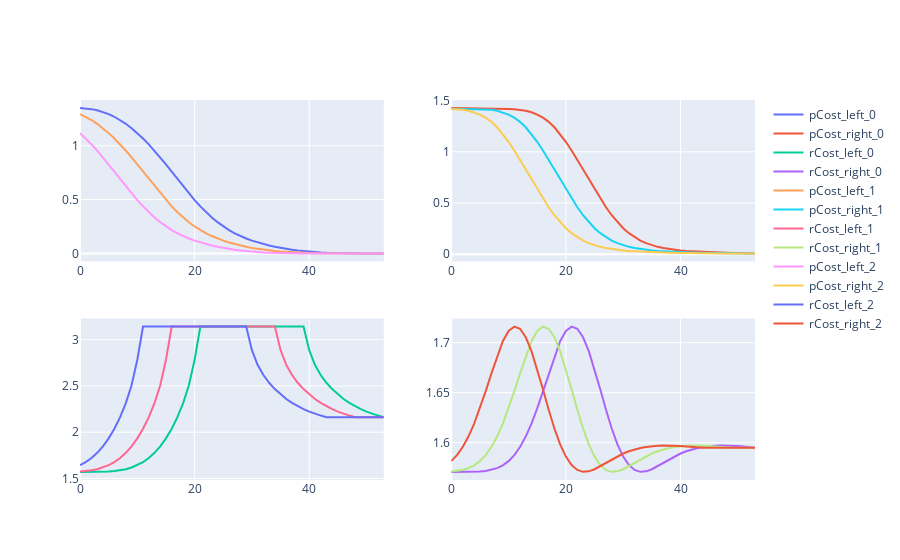

Notebook code cell kept with this figure:
### Code cell
fig = make_subplots(rows=2, cols=2)
n = np.arange(len(posCost))
for i in range(3):
    fig.add_trace(go.Scatter(x=n, y=posCost[:, 3+i], name="pCost_left_"+str(i)), row=1, col=1)
    fig.add_trace(go.Scatter(x=n, y=posCost[:, 9+i], name="pCost_right_"+str(i)), row=1, col=2)
    
    fig.add_trace(go.Scatter(x=n, y=rotCost[:, 3+i], name="rCost_left_"+str(i)), row=2, col=1)
    fig.add_trace(go.Scatter(x=n, y=rotCost[:, 9+i], name="rCost_right_"+str(i)), row=2, col=2)
fig.show()
